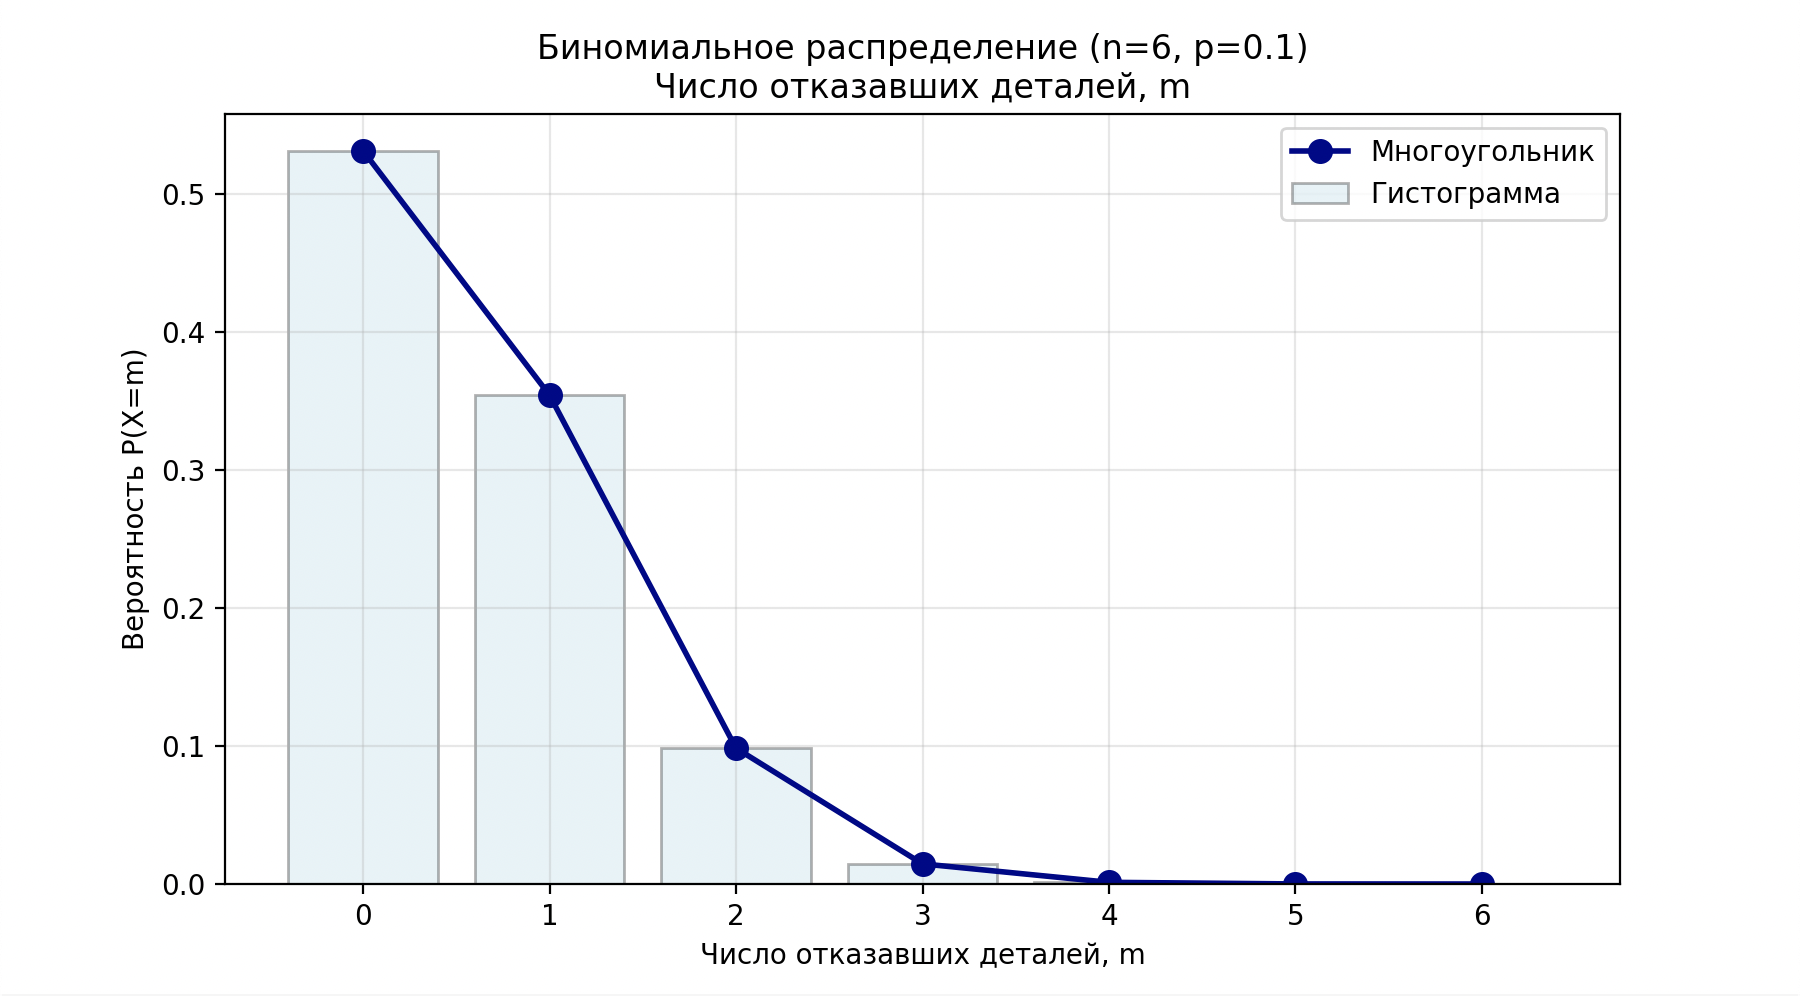

Here is the Python script that generated this plot:
import numpy as np
import matplotlib.pyplot as plt
from scipy.stats import binom
import pandas as pd
# Параметры
n = 6
p = 0.1

# Создаём объект биномиального распределения
binomial_dist = binom(n, p)
X = np.arange(0, n + 1)

# Вероятности P(X=k)
probabilities = binomial_dist.pmf(X)
# Вывод закона распределения в виде таблицы 
df = pd.DataFrame(data=probabilities.reshape(1, -1),
                  columns=X,
                  index=['p'])
print(df)
# Математическое ожидание, дисперсия, СКО
mean = binomial_dist.mean()
variance = binomial_dist.var()
std_dev = binomial_dist.std()

print(f"\nМат. ожидание = {mean:.5f}")
print(f"Дисперсия = {variance:.5f}")
print(f"Среднее квадратичное отклонение = {std_dev:.5f}")

# Мода
max_prob = probabilities.max()
mode = [int(x) for x in X if round(probabilities[int(x)], 6) == round(max_prob, 6)]
print(f"Мода = {mode}")

# Построение многоугольника распределения
plt.figure(figsize=(9, 5))
plt.plot(X, probabilities, 'o-', linewidth=2, markersize=8, color='darkblue', label='Многоугольник')
plt.bar(X, probabilities, alpha=0.3, color='lightblue', edgecolor='black', label='Гистограмма')

plt.title(f'Биномиальное распределение (n={n}, p={p})\nЧисло отказавших деталей, m', fontsize=12)
plt.xlabel('Число отказавших деталей, m')
plt.ylabel('Вероятность P(X=m)')
plt.xticks(X)
plt.grid(True, alpha=0.3)
plt.legend()
plt.show()
